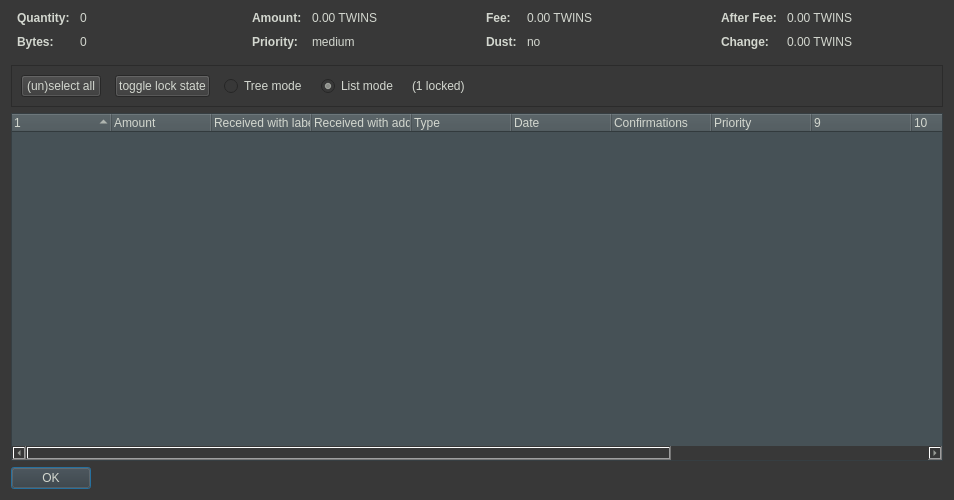
<?xml version="1.0" encoding="UTF-8"?>
<ui version="4.0">
 <class>CoinControlDialog</class>
 <widget class="QDialog" name="CoinControlDialog">
  <property name="geometry">
   <rect>
    <x>0</x>
    <y>0</y>
    <width>954</width>
    <height>500</height>
   </rect>
  </property>
  <property name="windowTitle">
   <string>Coin Selection</string>
  </property>
  <property name="styleSheet">
   <string notr="true">background-color:rgb(56, 56, 56);
color:rgb(211, 215, 207);</string>
  </property>
  <layout class="QVBoxLayout" name="verticalLayout">
   <item>
    <layout class="QHBoxLayout" name="horizontalLayoutTop" stretch="0,0,0,0">
     <property name="topMargin">
      <number>0</number>
     </property>
     <property name="bottomMargin">
      <number>10</number>
     </property>
     <item>
      <layout class="QFormLayout" name="formLayoutCoinControl1">
       <property name="horizontalSpacing">
        <number>10</number>
       </property>
       <property name="verticalSpacing">
        <number>10</number>
       </property>
       <property name="leftMargin">
        <number>6</number>
       </property>
       <property name="rightMargin">
        <number>6</number>
       </property>
       <item row="0" column="0">
        <widget class="QLabel" name="labelCoinControlQuantityText">
         <property name="font">
          <font>
           <weight>75</weight>
           <bold>true</bold>
          </font>
         </property>
         <property name="text">
          <string>Quantity:</string>
         </property>
        </widget>
       </item>
       <item row="0" column="1">
        <widget class="QLabel" name="labelCoinControlQuantity">
         <property name="cursor">
          <cursorShape>IBeamCursor</cursorShape>
         </property>
         <property name="contextMenuPolicy">
          <enum>Qt::ActionsContextMenu</enum>
         </property>
         <property name="text">
          <string notr="true">0</string>
         </property>
         <property name="textInteractionFlags">
          <set>Qt::LinksAccessibleByMouse|Qt::TextSelectableByKeyboard|Qt::TextSelectableByMouse</set>
         </property>
        </widget>
       </item>
       <item row="1" column="0">
        <widget class="QLabel" name="labelCoinControlBytesText">
         <property name="font">
          <font>
           <weight>75</weight>
           <bold>true</bold>
          </font>
         </property>
         <property name="text">
          <string>Bytes:</string>
         </property>
        </widget>
       </item>
       <item row="1" column="1">
        <widget class="QLabel" name="labelCoinControlBytes">
         <property name="cursor">
          <cursorShape>IBeamCursor</cursorShape>
         </property>
         <property name="contextMenuPolicy">
          <enum>Qt::ActionsContextMenu</enum>
         </property>
         <property name="text">
          <string notr="true">0</string>
         </property>
         <property name="textInteractionFlags">
          <set>Qt::LinksAccessibleByMouse|Qt::TextSelectableByKeyboard|Qt::TextSelectableByMouse</set>
         </property>
        </widget>
       </item>
      </layout>
     </item>
     <item>
      <layout class="QFormLayout" name="formLayoutCoinControl2">
       <property name="horizontalSpacing">
        <number>10</number>
       </property>
       <property name="verticalSpacing">
        <number>10</number>
       </property>
       <property name="leftMargin">
        <number>6</number>
       </property>
       <property name="rightMargin">
        <number>6</number>
       </property>
       <item row="0" column="0">
        <widget class="QLabel" name="labelCoinControlAmountText">
         <property name="font">
          <font>
           <weight>75</weight>
           <bold>true</bold>
          </font>
         </property>
         <property name="text">
          <string>Amount:</string>
         </property>
        </widget>
       </item>
       <item row="0" column="1">
        <widget class="QLabel" name="labelCoinControlAmount">
         <property name="cursor">
          <cursorShape>IBeamCursor</cursorShape>
         </property>
         <property name="contextMenuPolicy">
          <enum>Qt::ActionsContextMenu</enum>
         </property>
         <property name="text">
          <string notr="true">0.00 TWINS</string>
         </property>
         <property name="textInteractionFlags">
          <set>Qt::LinksAccessibleByMouse|Qt::TextSelectableByKeyboard|Qt::TextSelectableByMouse</set>
         </property>
        </widget>
       </item>
       <item row="1" column="0">
        <widget class="QLabel" name="labelCoinControlPriorityText">
         <property name="font">
          <font>
           <weight>75</weight>
           <bold>true</bold>
          </font>
         </property>
         <property name="text">
          <string>Priority:</string>
         </property>
        </widget>
       </item>
       <item row="1" column="1">
        <widget class="QLabel" name="labelCoinControlPriority">
         <property name="cursor">
          <cursorShape>IBeamCursor</cursorShape>
         </property>
         <property name="contextMenuPolicy">
          <enum>Qt::ActionsContextMenu</enum>
         </property>
         <property name="text">
          <string>medium</string>
         </property>
         <property name="textInteractionFlags">
          <set>Qt::LinksAccessibleByMouse|Qt::TextSelectableByKeyboard|Qt::TextSelectableByMouse</set>
         </property>
        </widget>
       </item>
      </layout>
     </item>
     <item>
      <layout class="QFormLayout" name="formLayoutCoinControl3">
       <property name="horizontalSpacing">
        <number>10</number>
       </property>
       <property name="verticalSpacing">
        <number>10</number>
       </property>
       <property name="leftMargin">
        <number>6</number>
       </property>
       <property name="rightMargin">
        <number>6</number>
       </property>
       <item row="0" column="0">
        <widget class="QLabel" name="labelCoinControlFeeText">
         <property name="font">
          <font>
           <weight>75</weight>
           <bold>true</bold>
          </font>
         </property>
         <property name="text">
          <string>Fee:</string>
         </property>
        </widget>
       </item>
       <item row="0" column="1">
        <widget class="QLabel" name="labelCoinControlFee">
         <property name="cursor">
          <cursorShape>IBeamCursor</cursorShape>
         </property>
         <property name="contextMenuPolicy">
          <enum>Qt::ActionsContextMenu</enum>
         </property>
         <property name="text">
          <string notr="true">0.00 TWINS</string>
         </property>
         <property name="textInteractionFlags">
          <set>Qt::LinksAccessibleByMouse|Qt::TextSelectableByKeyboard|Qt::TextSelectableByMouse</set>
         </property>
        </widget>
       </item>
       <item row="1" column="0">
        <widget class="QLabel" name="labelCoinControlLowOutputText">
         <property name="enabled">
          <bool>false</bool>
         </property>
         <property name="font">
          <font>
           <weight>75</weight>
           <bold>true</bold>
          </font>
         </property>
         <property name="text">
          <string>Dust:</string>
         </property>
        </widget>
       </item>
       <item row="1" column="1">
        <widget class="QLabel" name="labelCoinControlLowOutput">
         <property name="enabled">
          <bool>false</bool>
         </property>
         <property name="cursor">
          <cursorShape>IBeamCursor</cursorShape>
         </property>
         <property name="contextMenuPolicy">
          <enum>Qt::ActionsContextMenu</enum>
         </property>
         <property name="text">
          <string>no</string>
         </property>
         <property name="textInteractionFlags">
          <set>Qt::LinksAccessibleByMouse|Qt::TextSelectableByKeyboard|Qt::TextSelectableByMouse</set>
         </property>
        </widget>
       </item>
      </layout>
     </item>
     <item>
      <layout class="QFormLayout" name="formLayoutCoinControl4">
       <property name="horizontalSpacing">
        <number>10</number>
       </property>
       <property name="verticalSpacing">
        <number>10</number>
       </property>
       <property name="leftMargin">
        <number>6</number>
       </property>
       <property name="rightMargin">
        <number>6</number>
       </property>
       <item row="0" column="0">
        <widget class="QLabel" name="labelCoinControlAfterFeeText">
         <property name="font">
          <font>
           <weight>75</weight>
           <bold>true</bold>
          </font>
         </property>
         <property name="text">
          <string>After Fee:</string>
         </property>
        </widget>
       </item>
       <item row="0" column="1">
        <widget class="QLabel" name="labelCoinControlAfterFee">
         <property name="cursor">
          <cursorShape>IBeamCursor</cursorShape>
         </property>
         <property name="contextMenuPolicy">
          <enum>Qt::ActionsContextMenu</enum>
         </property>
         <property name="text">
          <string notr="true">0.00 TWINS</string>
         </property>
         <property name="textInteractionFlags">
          <set>Qt::LinksAccessibleByMouse|Qt::TextSelectableByKeyboard|Qt::TextSelectableByMouse</set>
         </property>
        </widget>
       </item>
       <item row="1" column="0">
        <widget class="QLabel" name="labelCoinControlChangeText">
         <property name="enabled">
          <bool>false</bool>
         </property>
         <property name="font">
          <font>
           <weight>75</weight>
           <bold>true</bold>
          </font>
         </property>
         <property name="text">
          <string>Change:</string>
         </property>
        </widget>
       </item>
       <item row="1" column="1">
        <widget class="QLabel" name="labelCoinControlChange">
         <property name="enabled">
          <bool>false</bool>
         </property>
         <property name="cursor">
          <cursorShape>IBeamCursor</cursorShape>
         </property>
         <property name="contextMenuPolicy">
          <enum>Qt::ActionsContextMenu</enum>
         </property>
         <property name="text">
          <string notr="true">0.00 TWINS</string>
         </property>
         <property name="textInteractionFlags">
          <set>Qt::LinksAccessibleByMouse|Qt::TextSelectableByKeyboard|Qt::TextSelectableByMouse</set>
         </property>
        </widget>
       </item>
      </layout>
     </item>
    </layout>
   </item>
   <item>
    <widget class="QFrame" name="frame">
     <property name="minimumSize">
      <size>
       <width>0</width>
       <height>40</height>
      </size>
     </property>
     <property name="frameShape">
      <enum>QFrame::StyledPanel</enum>
     </property>
     <property name="frameShadow">
      <enum>QFrame::Sunken</enum>
     </property>
     <layout class="QHBoxLayout" name="horizontalLayout">
      <item>
       <layout class="QHBoxLayout" name="horizontalLayoutPanel" stretch="0,0,0,0,0,0">
        <property name="spacing">
         <number>14</number>
        </property>
        <item>
         <widget class="QPushButton" name="pushButtonSelectAll">
          <property name="sizePolicy">
           <sizepolicy hsizetype="Maximum" vsizetype="Fixed">
            <horstretch>0</horstretch>
            <verstretch>0</verstretch>
           </sizepolicy>
          </property>
          <property name="text">
           <string>(un)select all</string>
          </property>
          <property name="autoDefault">
           <bool>false</bool>
          </property>
         </widget>
        </item>
        <item>
         <widget class="QPushButton" name="pushButtonToggleLock">
          <property name="sizePolicy">
           <sizepolicy hsizetype="Maximum" vsizetype="Fixed">
            <horstretch>0</horstretch>
            <verstretch>0</verstretch>
           </sizepolicy>
          </property>
          <property name="text">
           <string>toggle lock state</string>
          </property>
          <property name="autoDefault">
           <bool>false</bool>
          </property>
         </widget>
        </item>
        <item>
         <widget class="QRadioButton" name="radioTreeMode">
          <property name="sizePolicy">
           <sizepolicy hsizetype="Maximum" vsizetype="Fixed">
            <horstretch>0</horstretch>
            <verstretch>0</verstretch>
           </sizepolicy>
          </property>
          <property name="text">
           <string>Tree mode</string>
          </property>
         </widget>
        </item>
        <item>
         <widget class="QRadioButton" name="radioListMode">
          <property name="sizePolicy">
           <sizepolicy hsizetype="Maximum" vsizetype="Fixed">
            <horstretch>0</horstretch>
            <verstretch>0</verstretch>
           </sizepolicy>
          </property>
          <property name="text">
           <string>List mode</string>
          </property>
          <property name="checked">
           <bool>true</bool>
          </property>
         </widget>
        </item>
        <item>
         <widget class="QLabel" name="labelLocked">
          <property name="text">
           <string>(1 locked)</string>
          </property>
         </widget>
        </item>
        <item>
         <spacer name="horizontalSpacer">
          <property name="orientation">
           <enum>Qt::Horizontal</enum>
          </property>
          <property name="sizeHint" stdset="0">
           <size>
            <width>40</width>
            <height>20</height>
           </size>
          </property>
         </spacer>
        </item>
       </layout>
      </item>
     </layout>
    </widget>
   </item>
   <item>
    <widget class="CoinControlTreeWidget" name="treeWidget">
     <property name="contextMenuPolicy">
      <enum>Qt::CustomContextMenu</enum>
     </property>
     <property name="styleSheet">
      <string notr="true">background-color:rgb(70, 81, 86);
color:rgb(211, 215, 207);</string>
     </property>
     <property name="sortingEnabled">
      <bool>false</bool>
     </property>
     <property name="columnCount">
      <number>13</number>
     </property>
     <attribute name="headerShowSortIndicator" stdset="0">
      <bool>true</bool>
     </attribute>
     <attribute name="headerStretchLastSection">
      <bool>false</bool>
     </attribute>
     <column>
      <property name="text">
       <string/>
      </property>
     </column>
     <column>
      <property name="text">
       <string>Amount</string>
      </property>
     </column>
     <column>
      <property name="text">
       <string>Received with label</string>
      </property>
     </column>
     <column>
      <property name="text">
       <string>Received with address</string>
      </property>
     </column>
     <column>
      <property name="text">
       <string>Type</string>
      </property>
     </column>
     <column>
      <property name="text">
       <string>Date</string>
      </property>
     </column>
     <column>
      <property name="text">
       <string>Confirmations</string>
      </property>
      <property name="toolTip">
       <string>Confirmed</string>
      </property>
     </column>
     <column>
      <property name="text">
       <string>Priority</string>
      </property>
     </column>
     <column>
      <property name="text">
       <string/>
      </property>
     </column>
     <column>
      <property name="text">
       <string/>
      </property>
     </column>
     <column>
      <property name="text">
       <string/>
      </property>
     </column>
     <column>
      <property name="text">
       <string/>
      </property>
     </column>
     <column>
      <property name="text">
       <string/>
      </property>
     </column>
    </widget>
   </item>
   <item>
    <widget class="QDialogButtonBox" name="buttonBox">
     <property name="sizePolicy">
      <sizepolicy hsizetype="Maximum" vsizetype="Fixed">
       <horstretch>0</horstretch>
       <verstretch>0</verstretch>
      </sizepolicy>
     </property>
     <property name="orientation">
      <enum>Qt::Horizontal</enum>
     </property>
     <property name="standardButtons">
      <set>QDialogButtonBox::Ok</set>
     </property>
    </widget>
   </item>
  </layout>
 </widget>
 <customwidgets>
  <customwidget>
   <class>CoinControlTreeWidget</class>
   <extends>QTreeWidget</extends>
   <header>qt/coincontroltreewidget.h</header>
  </customwidget>
 </customwidgets>
 <resources/>
 <connections/>
</ui>
